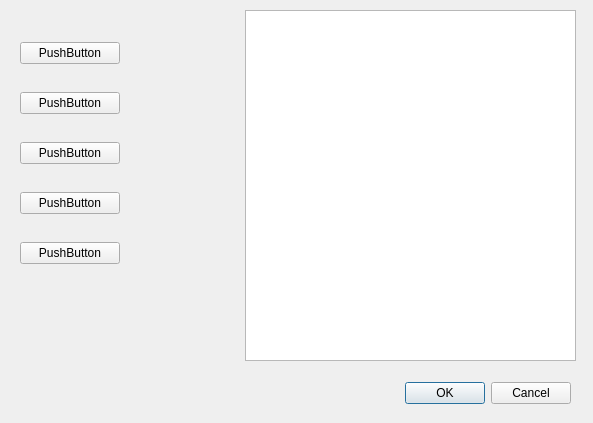
<?xml version="1.0" encoding="UTF-8"?>
<ui version="4.0">
 <class>Dialog</class>
 <widget class="QDialog" name="Dialog">
  <property name="geometry">
   <rect>
    <x>0</x>
    <y>0</y>
    <width>593</width>
    <height>423</height>
   </rect>
  </property>
  <property name="windowTitle">
   <string>Dialog</string>
  </property>
  <widget class="QDialogButtonBox" name="buttonBox">
   <property name="geometry">
    <rect>
     <x>150</x>
     <y>380</y>
     <width>421</width>
     <height>27</height>
    </rect>
   </property>
   <property name="orientation">
    <enum>Qt::Horizontal</enum>
   </property>
   <property name="standardButtons">
    <set>QDialogButtonBox::Cancel|QDialogButtonBox::Ok</set>
   </property>
  </widget>
  <widget class="QListView" name="listView">
   <property name="geometry">
    <rect>
     <x>245</x>
     <y>10</y>
     <width>331</width>
     <height>351</height>
    </rect>
   </property>
  </widget>
  <widget class="QWidget" name="">
   <property name="geometry">
    <rect>
     <x>20</x>
     <y>20</y>
     <width>100</width>
     <height>271</height>
    </rect>
   </property>
   <layout class="QVBoxLayout" name="verticalLayout">
    <item>
     <widget class="QPushButton" name="pushButton">
      <property name="text">
       <string>PushButton</string>
      </property>
     </widget>
    </item>
    <item>
     <widget class="QPushButton" name="pushButton_2">
      <property name="text">
       <string>PushButton</string>
      </property>
     </widget>
    </item>
    <item>
     <widget class="QPushButton" name="pushButton_3">
      <property name="text">
       <string>PushButton</string>
      </property>
     </widget>
    </item>
    <item>
     <widget class="QPushButton" name="pushButton_4">
      <property name="text">
       <string>PushButton</string>
      </property>
     </widget>
    </item>
    <item>
     <widget class="QPushButton" name="pushButton_5">
      <property name="text">
       <string>PushButton</string>
      </property>
     </widget>
    </item>
   </layout>
  </widget>
 </widget>
 <resources/>
 <connections>
  <connection>
   <sender>buttonBox</sender>
   <signal>accepted()</signal>
   <receiver>Dialog</receiver>
   <slot>accept()</slot>
   <hints>
    <hint type="sourcelabel">
     <x>368</x>
     <y>394</y>
    </hint>
    <hint type="destinationlabel">
     <x>157</x>
     <y>274</y>
    </hint>
   </hints>
  </connection>
  <connection>
   <sender>buttonBox</sender>
   <signal>rejected()</signal>
   <receiver>Dialog</receiver>
   <slot>reject()</slot>
   <hints>
    <hint type="sourcelabel">
     <x>436</x>
     <y>400</y>
    </hint>
    <hint type="destinationlabel">
     <x>286</x>
     <y>274</y>
    </hint>
   </hints>
  </connection>
 </connections>
</ui>
